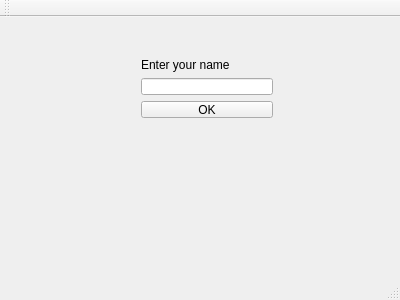
<?xml version="1.0" encoding="UTF-8"?>
<ui version="4.0">
 <class>MainWindow</class>
 <widget class="QMainWindow" name="MainWindow">
  <property name="geometry">
   <rect>
    <x>0</x>
    <y>0</y>
    <width>400</width>
    <height>300</height>
   </rect>
  </property>
  <property name="windowTitle">
   <string>MainWindow</string>
  </property>
  <widget class="QWidget" name="centralWidget">
   <widget class="QWidget" name="">
    <property name="geometry">
     <rect>
      <x>130</x>
      <y>30</y>
      <width>154</width>
      <height>82</height>
     </rect>
    </property>
    <layout class="QVBoxLayout" name="verticalLayout">
     <item>
      <widget class="QLabel" name="label">
       <property name="text">
        <string>Enter your name</string>
       </property>
      </widget>
     </item>
     <item>
      <widget class="QLineEdit" name="lineEdit"/>
     </item>
     <item>
      <widget class="QPushButton" name="pushButton">
       <property name="text">
        <string>OK</string>
       </property>
      </widget>
     </item>
    </layout>
   </widget>
  </widget>
  <widget class="QMenuBar" name="menuBar">
   <property name="geometry">
    <rect>
     <x>0</x>
     <y>0</y>
     <width>400</width>
     <height>22</height>
    </rect>
   </property>
  </widget>
  <widget class="QToolBar" name="mainToolBar">
   <attribute name="toolBarArea">
    <enum>TopToolBarArea</enum>
   </attribute>
   <attribute name="toolBarBreak">
    <bool>false</bool>
   </attribute>
  </widget>
  <widget class="QStatusBar" name="statusBar"/>
 </widget>
 <layoutdefault spacing="6" margin="11"/>
 <resources/>
 <connections/>
</ui>
